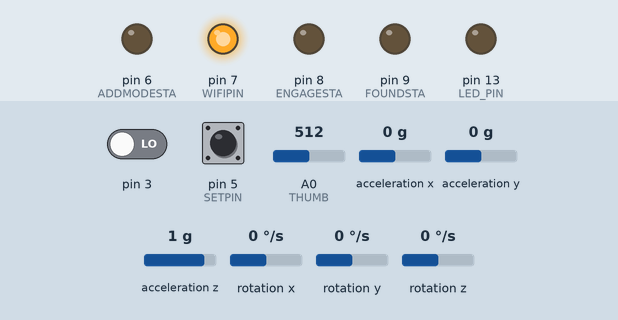
A sketch run on a simulated Arduino Uno, built with avr-gcc and run on an emulated ATmega328P. On the bench: output pins drawn as LEDs (lit = HIGH). The test bench sets the inputs (shaded band); at power-on: pin 5 (SETPIN) LOW, pin 3 LOW, A0 (THUMB) = 512, acceleration x 0 g, acceleration y 0 g, acceleration z 1 g, rotation x 0 °/s, rotation y 0 °/s, rotation z 0 °/s. The sensor or clock chip raises its interrupt line as the real part does; what the sketch prints to the serial monitor is not drawn.

Above: at 5.3 s.
5.4 s: pin 5 (SETPIN) pulled HIGH for 0.15 s
At 5.48 s:
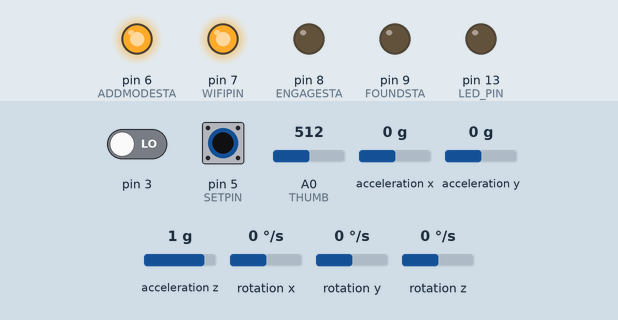
7.0 s: pin 5 (SETPIN) pulled HIGH for 1 s
At 7.7 s:
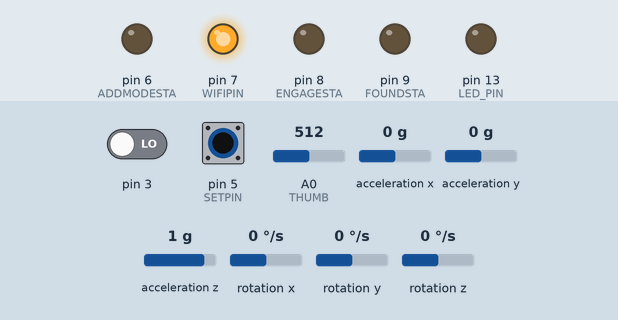
Timing chart, 0 to 10.0 s (numbered marks = the images above; inputs shaded):
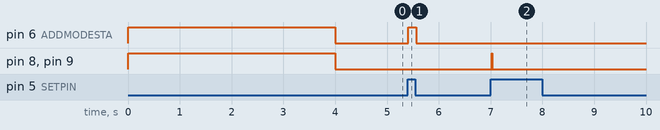

The sketch:

GestureControlledHomeApplianceV1.2.ino
```cpp
#include "I2Cdev.h"
#include "MPU6050_6Axis_MotionApps20.h"

// Arduino Wire library is required if I2Cdev I2CDEV_ARDUINO_WIRE implementation
// is used in I2Cdev.h
#if I2CDEV_IMPLEMENTATION == I2CDEV_ARDUINO_WIRE
    #include "Wire.h"
#endif

// class default I2C address is 0x68
// specific I2C addresses may be passed as a parameter here
// AD0 low = 0x68 (default for SparkFun breakout and InvenSense evaluation board)

MPU6050 mpu;

// Unccomment if you are using an Arduino-Style Board
 #define ARDUINO_BOARD

#define LED_PIN 13      // (Galileo/Arduino is 13)
#define SETPIN 5
#define WIFIPIN 7
#define LIMIT 5
#define THUMB A0
/*#define INDEXFINGER A1
#define MIDDLEFINGER A2
#define RINGFINGER A3
#define SHORTFINGER A6*/
#define ENGAGESTA 8
#define ADDMODESTA 6
#define FOUNDSTA 9

int yy,pp,rr;
byte index=0;
//defination of clas object
class object{
  int y,p,r;          //yaw,pitch,role
  static int yawlimit;
  static int pchlimit;
  public:
    byte onoff;     //true if on

    object(){         //constructor
      y=0;
      p=0;
      r=0;
      onoff=0;
    }

    void assign(object* obj,float ypr[3],int ind){  //set object
      y=ypr[0];
      p=ypr[2];
      for(int i=0;i<ind;i++){
        yy=abs(y-obj[i].y);
        if(yy>180){
          yy=360-yy;
        }
        Serial.println(yy);
        if(yy<yawlimit){
          if(yy>LIMIT)
            yawlimit=yy;
          else{
            pp=abs(p-obj[i].p);
            if(pp<pchlimit && pp>LIMIT){
              pchlimit=pp;
            }
          }
        }
      }
    }

    boolean compare(float ypr[3]){    //comapare ypr and returns true if within limit
      pp=ypr[2]-p;
      yy=ypr[0]-y;
      if(yy>-yawlimit && yy<yawlimit){
        if(pp>-pchlimit && pp<pchlimit)
          return true;
        else
          return false;
      }
      else
        return false;
    }
};
int object::yawlimit=90;
int object::pchlimit=45;
// MPU control/status vars
bool dmpReady = false;  // set true if DMP init was successful
uint8_t mpuIntStatus;   // holds actual interrupt status byte from MPU
uint8_t devStatus;      // return status after each device operation (0 = success, !0 = error)
uint16_t packetSize;    // expected DMP packet size (default is 42 bytes)
uint16_t fifoCount;     // count of all bytes currently in FIFO
uint8_t fifoBuffer[64]; // FIFO storage buffer
boolean engaged=false;  // not engaged initally
boolean found=false;    // if true finger command will be read
boolean addmode=true;   //add mode is initially on to add objects
//boolean adprestate=false,adpasstate=false;   //to store present and past state of ADDPIN
boolean stprestate=false,stpasstate=false;   //to store present and past state of SETPIN
boolean wifi=true;     //wifi will be on
boolean sendRequest=false;    //to check request is checked or not
int objectno=0;
boolean thumb=false,indexfinger=false,middlefinger=false,ringfinger=false,shortfinger=false;
VectorFloat gravity;    // [x, y, z]            gravity vector
Quaternion q;           // [w, x, y, z]         quaternion container
float euler[3];         // [psi, theta, phi]    Euler angle container
float ypr[3];           // [yaw, pitch, roll]   yaw/pitch/roll container and gravity vector
object obj[4];
byte i=0,j=0;
int k=0,f=10;
int fingerSelector=0;
String request="ash";
// ================================================================
// ===               INTERRUPT DETECTION ROUTINE                ===
// ================================================================

volatile bool mpuInterrupt = false;     // indicates whether MPU interrupt pin has gone high
void dmpDataReady() {
    mpuInterrupt = true;
}

// ================================================================
// ===                      INITIAL SETUP                       ===
// ================================================================

void setup() {
  pinMode(LED_PIN, OUTPUT);
  pinMode(SETPIN, INPUT);
  pinMode(WIFIPIN,OUTPUT);
  pinMode(THUMB,INPUT);
  /*pinMode(INDEXFINGER,INPUT);
  pinMode(MIDDLEFINGER,INPUT);
  pinMode(RINGFINGER,INPUT);
  pinMode(SHORTFINGER,INPUT);*/
  pinMode(ADDMODESTA,OUTPUT);
  pinMode(ENGAGESTA,OUTPUT);
  pinMode(FOUNDSTA,OUTPUT);
  digitalWrite(WIFIPIN,HIGH);
  digitalWrite(ENGAGESTA,HIGH);
  digitalWrite(ADDMODESTA,HIGH);
  digitalWrite(FOUNDSTA,HIGH);
  delay(4000);
  digitalWrite(ENGAGESTA,LOW);
  digitalWrite(ADDMODESTA,LOW);
  digitalWrite(FOUNDSTA,LOW);
        // join I2C bus (I2Cdev library doesn't do this automatically)
  #if I2CDEV_IMPLEMENTATION == I2CDEV_ARDUINO_WIRE
      Wire.begin();
        //  int TWBR = 24; // 400kHz I2C clock (200kHz if CPU is 8MHz)
  #elif I2CDEV_IMPLEMENTATION == I2CDEV_BUILTIN_FASTWIRE
      Fastwire::setup(400, true);
  #endif

  Serial.begin(115200);    //for transfering data to wifi module
        // initialize MPU-6050
  mpu.initialize();
        // verify connection
  if(!(mpu.testConnection())){
    digitalWrite(LED_PIN,HIGH);
    delay(2000);
    digitalWrite(LED_PIN,LOW);
  }
        // load and configure the DMP
  devStatus = mpu.dmpInitialize();
        // supply your own gyro offsets here, scaled for min sensitivity
  mpu.setXGyroOffset(220);
  mpu.setYGyroOffset(76);
  mpu.setZGyroOffset(-85);
  mpu.setZAccelOffset(1788); // 1688 factory default for my test chip

        // make sure it worked (returns 0 if so)
  if (devStatus == 0) {
        // turn on the DMP, now that it's ready
    mpu.setDMPEnabled(true);
        // enable Arduino interrupt detection
    attachInterrupt(digitalPinToInterrupt(3), dmpDataReady, RISING);
    mpuIntStatus = mpu.getIntStatus();
        // set our DMP Ready flag so the main loop() function knows it's okay to use it
    dmpReady = true;
        // get expected DMP packet size for later comparison
    packetSize = mpu.dmpGetFIFOPacketSize();
  }
  while (!digitalRead(SETPIN)==HIGH);
}

// ================================================================
// ===                    MAIN PROGRAM LOOP                     ===
// ================================================================

void loop() {
      // if programming failed, don't try to do anything
  if (!dmpReady) return;
      // wait for MPU interrupt or extra packet(s) available
  while (!mpuInterrupt && fifoCount < packetSize);
      // reset interrupt flag and get INT_STATUS byte
  mpuInterrupt = false;
  mpuIntStatus = mpu.getIntStatus();
      // get current FIFO count
  fifoCount = mpu.getFIFOCount();
      // check for overflow (this should never happen unless our code is too inefficient)
  if ((mpuIntStatus & 0x10) || fifoCount == 1024) {
      // reset so we can continue cleanly
      mpu.resetFIFO();
  }
      // otherwise, check for DMP data ready interrupt (this should happen frequently)
  else if (mpuIntStatus & 0x02) {
        // wait for correct available data length, should be a VERY short wait
    while (fifoCount < packetSize) fifoCount = mpu.getFIFOCount();

        // read a packet from FIFO
    mpu.getFIFOBytes(fifoBuffer, packetSize);

        // track FIFO count here in case there is > 1 packet available
        // (this lets us immediately read more without waiting for an interrupt)
    fifoCount -= packetSize;

    mpu.dmpGetQuaternion(&q, fifoBuffer);
    mpu.dmpGetGravity(&gravity, &q);
    mpu.dmpGetYawPitchRoll(ypr, &q, &gravity);

    ypr[0]=ypr[0]*57.3248;  //converting to degrees
    ypr[1]=ypr[1]*57.3248;
    ypr[2]=ypr[2]*57.3248;
    /*Serial.print(ypr[0]);
    Serial.print("\t");
    Serial.print(ypr[1]);
    Serial.print("\t");
    Serial.println(ypr[2]);*/
    if(addmode){   //used to add new object
      digitalWrite(ADDMODESTA,HIGH);
      stprestate=digitalRead(SETPIN);
      if(stpasstate && !stprestate){
        if(analogRead(THUMB)<=300){
          obj[index].assign(obj,ypr,index);
          objectno=index;
          digitalWrite(ENGAGESTA,HIGH);
          for(int a=0;a<10;a++){
            Serial.print(request + (objectno+1) + "sta2" + "\r");
          }
          delay(1000);
          sendRequest=true;
          index++;
          digitalWrite(ENGAGESTA,LOW);
          f=10;
        }
        else
          addmode=false;          //new object cant be added
      }
      stpasstate=stprestate;     //to remember the past state
    }

    else {         //used to check whethere any object is pointed or not
      digitalWrite(ADDMODESTA,LOW);
      if(!found){         //if no object found then find an object
        digitalWrite(FOUNDSTA,LOW);
        if(engaged){      //is setup pin is pressed engaged will be true and objects will be compared
          digitalWrite(WIFIPIN,HIGH);
          for(i=0;i<=index;i++){
            if(obj[i].compare(ypr)){
              found=true;               //flag is set when object is found
              objectno=i;
              sendRequest=true;
              f=5;
              break;                    //once an object is found no further comparision will take place
            }
          }
        }
      }

      if(engaged)
        digitalWrite(ENGAGESTA,HIGH);   //led to show engaged status //engaged
      else
        digitalWrite(ENGAGESTA,LOW);           //not engaged

      if(found && engaged){
        digitalWrite(FOUNDSTA,HIGH);    //once object is found and engaed is on further processing will be done
        ((analogRead(THUMB)>=300) ? thumb=true: thumb=false);  //checks flex sensor value
        if(thumb) {
          (obj[objectno].onoff ? obj[objectno].onoff=0 : obj[objectno].onoff=1);        //once object is turned on or off
          engaged=false;                     //engaged is turned off
          f=10;                              //how many times send request
        }
      }
      else{
        found=false;                         //no object is engaged
      }
      stprestate=digitalRead(SETPIN);
      if(stprestate && (!stpasstate))         //if setpin alter its state then engaged is altered
        engaged=!engaged;                     //from high to low
      stpasstate=stprestate;
    }

    if(index>=4)       //maximum objects are added
      addmode=false;      //no further addition can take place

    if(f){               //index for sending request
      Serial.print(request+(objectno+1)+"sta"+((obj[objectno].onoff)+1)+"\r");
      f--;
    }
  }
  digitalWrite(WIFIPIN,HIGH);
}
```

Measured:
- after the input at 5.4 s, pin 6 (ADDMODESTA): LOW → HIGH at once, → LOW 0.15 s later
- after the input at 7.0 s, pin 8 (ENGAGESTA): LOW → HIGH at once, → LOW 0.01 s later; pin 9 (FOUNDSTA): LOW → HIGH at once, → LOW 0.02 s later
